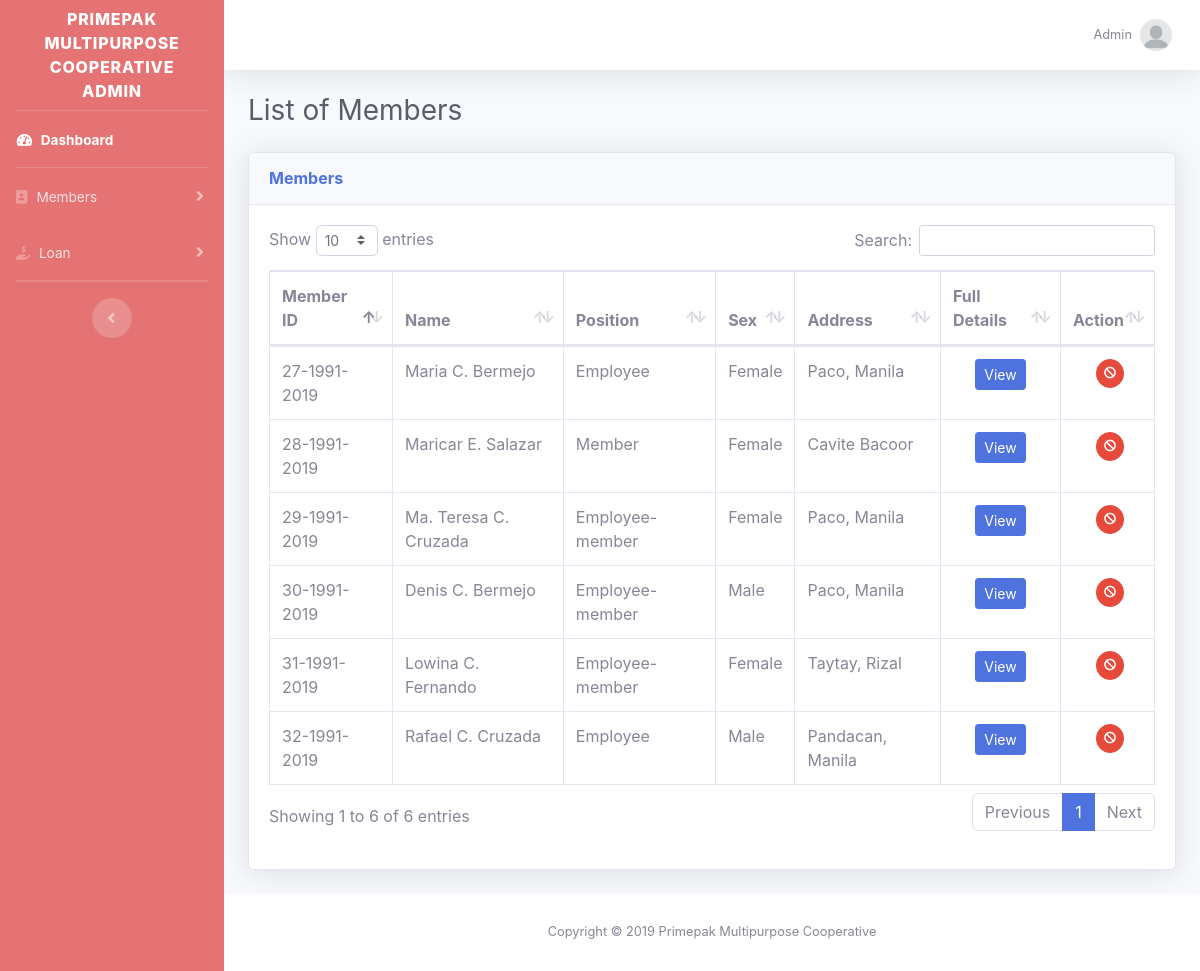
/admin/listofmembers.php (signed in), run on the app's committed database.
### tables this page shows
CREATE TABLE `dashboardlogintbl` (
  `id` int(11) NOT NULL,
  `username` varchar(255) NOT NULL,
  `password` varchar(255) NOT NULL,
  `level` varchar(255) NOT NULL,
  `status` varchar(255) NOT NULL
);

CREATE TABLE `memberdetailstbl` (
  `id` int(11) NOT NULL,
  `memberid` varchar(30) NOT NULL,
  `fname` varchar(255) NOT NULL,
  `lname` varchar(255) NOT NULL,
  `mname` varchar(255) NOT NULL,
  `bdate` varchar(255) NOT NULL,
  `sex` varchar(255) NOT NULL,
  `address` varchar(300) NOT NULL,
  `email` varchar(255) NOT NULL,
  `mobileno` varchar(30) NOT NULL,
  `password` varchar(300) NOT NULL,
  `status` varchar(30) DEFAULT 'inactive',
  `regdate` varchar(255) NOT NULL,
  `position` varchar(255) NOT NULL,
  `sharecap` varchar(255) NOT NULL,
  `image` varchar(10000) NOT NULL
);

### admin/listofmembers.php (the view, shortened to what this page needs)
<?php
  $active = "index";
  include 'includes/header.php';
  include 'core/db.php';
?>
<body id="page-top">
  <div id="wrapper">
    <?php
      include 'includes/sidebar.php';
    ?>
    <div id="content-wrapper" class="d-flex flex-column">
      <div id="content">
        <?php include 'includes/topnav.php'; ?>
        <div class="container-fluid">
        <div class="d-sm-flex align-items-center justify-content-between mb-4">
          <h1 class="h3 mb-0 text-gray-800">List of Members</h1>
        </div>
        <div class="card shadow mb-4">
            <div class="card-header py-3">
              <h6 class="m-0 font-weight-bold text-primary">Members</h6>
            </div>
            <div class="card-body">
              <div class="form-group row">
                <div class="col-sm-12 mb-6 mb-sm-0">
                <?php
                  $sql = "SELECT * FROM memberdetailstbl WHERE status = 'active';";
                  $res = mysqli_query($db, $sql);
                ?>
                <table class="table table-bordered" id="dataTable" width="100%" cellspacing="0">
                  <thead>
                    <tr>
                      <th>Member ID</th>
                      <th>Name</th>
                      <th>Position</th>
                      <th>Sex</th>
                      <th>Address</th>
                      <th>Full Details</th>
                      <th>Action</th>
                    </tr>
                  </thead>
                  <tbody>
                    <?php
                      while ($row = mysqli_fetch_array($res))
                      {
                        $name = ucfirst($row['fname']) . " " . ucfirst(substr($row['mname'], 0,1)) . ". " . ucfirst($row['lname']);
                      ?>
                      <tr>
                        <td><?php echo $row['memberid']; ?></td>
                        <td><?php echo $name ?></td>
                        <td><?php echo ucfirst($row['position']); ?></td>
                        <td><?php echo $row['sex']; ?></td>
                        <td><?php echo $row['address']; ?></td>
                        <td style="text-align: center;"><button type="button" class="btn btn-primary btn-sm" data-toggle="modal" data-target="#exampleModal<?php echo $row['memberid']; ?>">View</button></td>
                        <div class="modal fade" id="exampleModal<?php echo $row['memberid']; ?>"" tabindex="-1" role="dialog" aria-labelledby="exampleModalLabel" aria-hidden="true">
                        <td style="text-align: center;">
                          <a href="listofmembers.php?deactivate=<?php echo $row['memberid']; ?>" class="btn btn-danger btn-circle btn-sm" style="margin-left: 5px;" onclick="return confirm('Deactivate Account?');">
                          <i class="fas fa-ban"></i>
                        </td>
                      </tr>
                      <?php
                      }
                    ?>
                  </tbody>
                </table>
                </div>
              </div>
            </div>
        </div>
      </div>
      <?php
        include 'includes/footer.php';
      ?>
</body>
</html>

### admin/includes/header.php (shortened to what this page needs)
<!DOCTYPE html>
<html lang="en">
<head>
  <link href="../vendor/fontawesome-free/css/all.min.css" rel="stylesheet" type="text/css">
  <link href="../css/font.css" rel="stylesheet">
  <link href="../css/sb-admin-2.min.css" rel="stylesheet">
  <link href="../vendor/datatables/dataTables.bootstrap4.min.css" rel="stylesheet">
</head>

### admin/includes/sidebar.php (shortened to what this page needs)
<?php
  $memberid = $_SESSION['admin'];
  $sqld = "SELECT * from dashboardlogintbl WHERE id = '$memberid'";
  $ress = mysqli_query($db, $sqld);
  $fetch = mysqli_fetch_array($ress);
  $userLevel = $fetch['level'];
?>
<ul class="navbar-nav sidebar sidebar-dark accordion" id="accordionSidebar" style="background-color: #E57373;">
      <a class="sidebar-brand d-flex align-items-center justify-content-center" href="index.php" style="margin-top: 20px; margin-bottom: 20px;">
        <div class="sidebar-brand-text mx-3" >Primepak Multipurpose Cooperative <?php echo ucfirst($userLevel); ?></div>
      </a>
      <hr class="sidebar-divider my-0">
      <li class="nav-item <?php if($active == 'index'){echo "active";} ?>">
        <a class="nav-link" href="../admin/index.php">
          <i class="fas fa-fw fa-tachometer-alt"></i>
          <span>Dashboard</span></a>
      </li>
      <hr class="sidebar-divider my-0">
      <?php
        if($userLevel == "Admin" || $userLevel == "admin")
        {
        ?>
        <li class="nav-item">
          <a class="nav-link collapsed" href="#" data-toggle="collapse" data-target="#collapseTwo" aria-expanded="true" aria-controls="collapseTwo">
            <i class="fas fa-address-book"></i>
            <span>Members</span>
          </a>
        </li>
        <li class="nav-item">
          <a class="nav-link collapsed" href="#" data-toggle="collapse" data-target="#Loan" aria-expanded="true" aria-controls="collapseTwo">
            <i class="fas fa-hand-holding-usd"></i>
            <span>Loan</span>
          </a>
        </li>
        <?php
        }
       ?>
      <hr class="sidebar-divider my-0">
      <hr class="sidebar-divider d-none d-md-block">
      <div class="text-center d-none d-md-inline">
        <button class="rounded-circle border-0" id="sidebarToggle"></button>
      </div>
    </ul>

### admin/includes/topnav.php (shortened to what this page needs)
<nav class="navbar navbar-expand navbar-light bg-white topbar mb-4 static-top shadow">
          <ul class="navbar-nav ml-auto">
            <li class="nav-item dropdown no-arrow">
              <a class="nav-link dropdown-toggle" href="#" id="userDropdown" role="button" data-toggle="dropdown" aria-haspopup="true" aria-expanded="false">
                <?php
                  $memberid = $_SESSION['admin'];
                  $sql = "SELECT * from dashboardlogintbl WHERE id = '$memberid'";
                  $res = mysqli_query($db, $sql);
                  $fetch = mysqli_fetch_array($res);
                  $name = ucfirst($fetch['level']);
                ?>
                <span class="mr-2 d-none d-lg-inline text-gray-600 small"><?php echo $name ?></span>
                <img class="img-profile rounded-circle" src="../img/defaultprofile.png">
              </a>
            </li>
          </ul>
        </nav>

### admin/includes/footer.php (shortened to what this page needs)
    <footer class="sticky-footer bg-white">
      <div class="container my-auto">
        <div class="copyright text-center my-auto">
          <span>Copyright &copy <?php echo date('Y') ?> Primepak Multipurpose Cooperative </span>
        </div>
      </div>
    </footer>
  </div>
</div>

### data on the page
dashboardlogintbl: level "ADMIN", level "Admin"
memberdetailstbl: memberid "27-1991-2019", name "Maria C. Bermejo", position "Employee", sex "Female", address "Paco, Manila"
memberdetailstbl: memberid "28-1991-2019", name "Maricar E. Salazar", position "Member", sex "Female", address "Cavite Bacoor"
memberdetailstbl: memberid "29-1991-2019", name "Ma. Teresa C. Cruzada", position "Employee-member", sex "Female", address "Paco, Manila"
memberdetailstbl: memberid "30-1991-2019", name "Denis C. Bermejo", position "Employee-member", sex "Male", address "Paco, Manila"
memberdetailstbl: memberid "31-1991-2019", name "Lowina C. Fernando", position "Employee-member", sex "Female", address "Taytay, Rizal"
memberdetailstbl: memberid "32-1991-2019", name "Rafael C. Cruzada", position "Employee", sex "Male", address "Pandacan, Manila"
